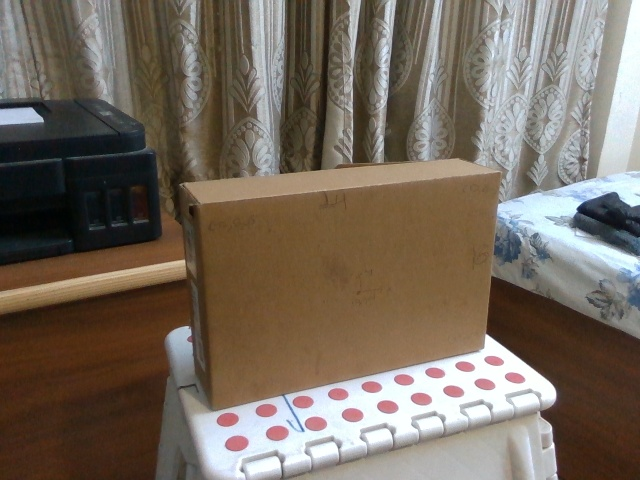
#> input picture surfImages/image100.jpg, 640 x 480 px, found by its file name; its folder holds 4 pictures in this run
$ python demo3.py
#> lines starting #> are read from the running program, lines starting #| are printed output that depends on the picture; after the words box and inside, x2 and y2 are one past the last pixel; in counts of white or black regions, pixels touching at a corner belong together
import cv2
import numpy as np
import os

# Function to detect the four corners of a box (for simplicity, you can manually specify these coordinates)
def get_box_corners(img):
    # For simplicity, manually define the corners of the box in the first image (replace these with actual corner points)
    corners = np.array([(201, 204), (501, 173), (214, 410), (485, 350)], dtype=np.float32)
    return corners

# SIFT detector
sift = cv2.SIFT_create()

# Feature matcher (Brute Force Matcher)
bf = cv2.BFMatcher(cv2.NORM_L2, crossCheck=True)

# Folder path where images are stored
image_folder = r'C:\Users\PC\Desktop\Pnp\PnP\surf\surfImages'

# Generate a list of image filenames
image_files = sorted([f for f in os.listdir(image_folder) if f.endswith('.jpg')])

# Check if there are at least two images
if len(image_files) < 2:
    print("Not enough images for matching!")
    exit()

# Initialize updated_box_corner1 to None
updated_box_corner1 = None


# Loop through image pairs
for i in range(len(image_files) - 1):
    # Load the current pair of images
    img1_path = os.path.join(image_folder, image_files[i])
    img2_path = os.path.join(image_folder, image_files[i + 1])

    img1 = cv2.imread(img1_path)
#> img1 is the input picture: shape (480, 640, 3); mean B, G, R 93.8, 105.9, 117.4
    img2 = cv2.imread(img2_path)
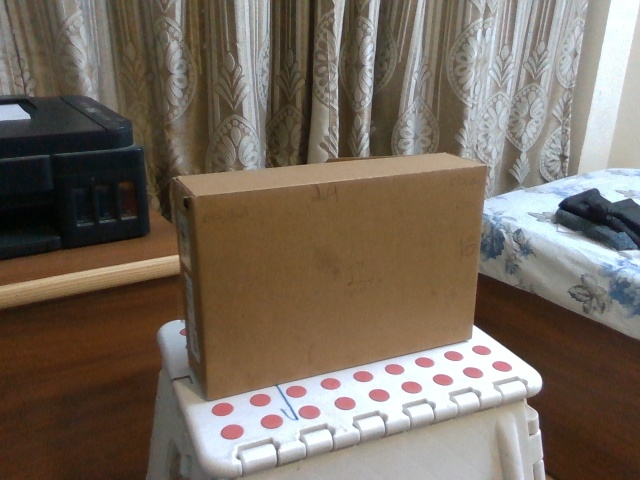
#> input picture surfImages/image101.jpg, 640 x 480 px, found by its file name
#> img2 is the input picture: shape (480, 640, 3); mean B, G, R 95.3, 107, 118.7

    # Check if images are loaded
    if img1 is None or img2 is None:
        print(f"Error loading images: {img1_path} or {img2_path}")
        continue

    # Convert images to grayscale
    img1_gray = cv2.cvtColor(img1, cv2.COLOR_BGR2GRAY)
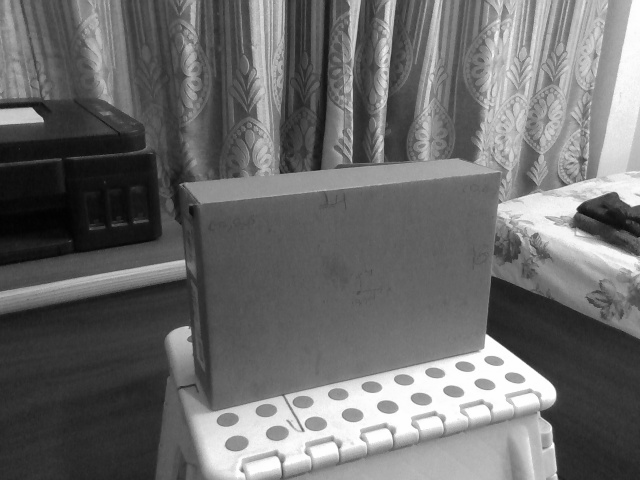
#> img1_gray: shape (480, 640); min 2, max 255, mean 108
    img2_gray = cv2.cvtColor(img2, cv2.COLOR_BGR2GRAY)
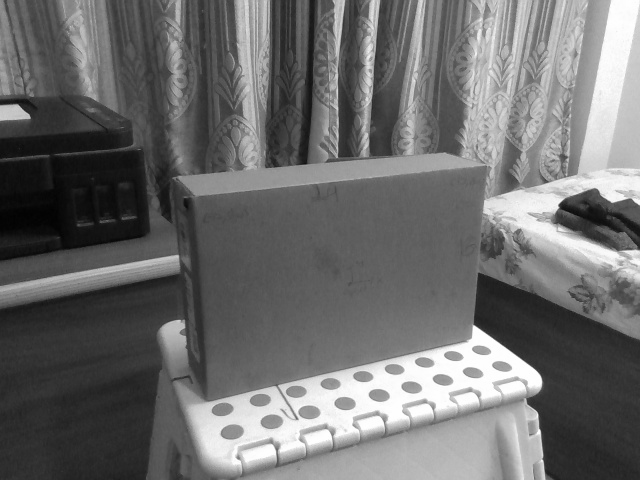
#> img2_gray: shape (480, 640); min 2, max 255, mean 109.1

    # Detect keypoints and descriptors
    keypoints_1, descriptors_1 = sift.detectAndCompute(img1_gray, None)
#> keypoints_1 = 1025 keypoints; strongest (x, y, size): (548, 393, 13.7), (29, 116, 11.9), (492, 346, 11.5), (489, 340, 6.5)
    keypoints_2, descriptors_2 = sift.detectAndCompute(img2_gray, None)
#> keypoints_2 = 1036 keypoints; strongest (x, y, size): (587, 215, 30.4), (534, 380, 13.2), (532, 379, 15.5), (479, 336, 10.9)

    # Match descriptors
    matches = bf.match(descriptors_1, descriptors_2)
#> matches = 632 matches
    matches = sorted(matches, key = lambda x: x.distance)

    # Get the four corners of the box in the first image
    box_corners_img1 = get_box_corners(img1)
#> box_corners_img1 = [[201, 204], [501, 173], [214, 410], [485, 350]]

    # If this is not the first image pair, update the box corners with the previous updated position
    if updated_box_corner1 is not None:
        box_corners_img1 = updated_box_corner1

    # Convert keypoints to their coordinates
    keypoints_1_coords = np.array([kp.pt for kp in keypoints_1], dtype=np.float32)
#> keypoints_1_coords = 1025 pairs, first value 8.31 to 637.1, second value 3.45 to 476.5
    keypoints_2_coords = np.array([kp.pt for kp in keypoints_2], dtype=np.float32)
#> keypoints_2_coords = 1036 pairs, first value 3.88 to 636.6, second value 2.29 to 472

    # Find the corresponding corners in the second image
    corners_img2 = []
    for corner in box_corners_img1:
        distances = np.linalg.norm(keypoints_2_coords - corner, axis=1)
        closest_match_index = np.argmin(distances)
        corners_img2.append(keypoints_2_coords[closest_match_index])
#> this loop made 4 passes
#> (corner, closest_match_index) on passes 1 to 4: ([201, 204], 147), ([501, 173], 645), ([214, 410], 151), ([485, 350], 590)
#> after the loop, corners_img2 = [[199, 185.1], [491.8, 173.2], [208.7, 400.4], [480.9, 350.2]]

    # Shift x-coordinates of corners in the second image by half the width of the second image
    img2_width = img2.shape[1]  # Get width of the second image
#> img2_width = 640
    shifted_corners_img2 = []
    for corner in corners_img2:
        shifted_corner = corner.copy()
        shifted_corner[0] += 0  # Add half the width of the image to the x-coordinate
        shifted_corners_img2.append(shifted_corner)
#> this loop made 4 passes
#> after the loop, shifted_corners_img2 has the same summary as corners_img2

    # Draw the matches on the images with the top 100 matches
    img_matches = cv2.drawMatches(img1, keypoints_1, img2, keypoints_2, matches[:500], None, flags=2)
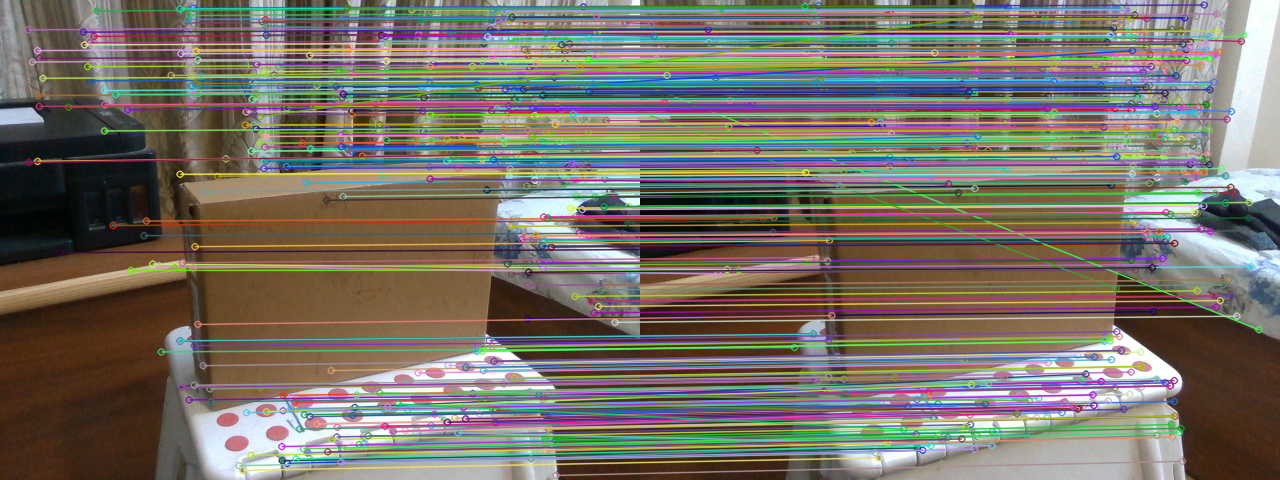
#> img_matches: shape (480, 1280, 3); mean B, G, R 103.4, 113, 119.1

    # Draw the box corners on the first image (img1)
    for i, corner in enumerate(box_corners_img1):
        cv2.circle(img_matches, tuple(corner.astype(int)), 10, (0, 255, 0), 2)  # Green for the box in image 1
#> this loop made 4 passes
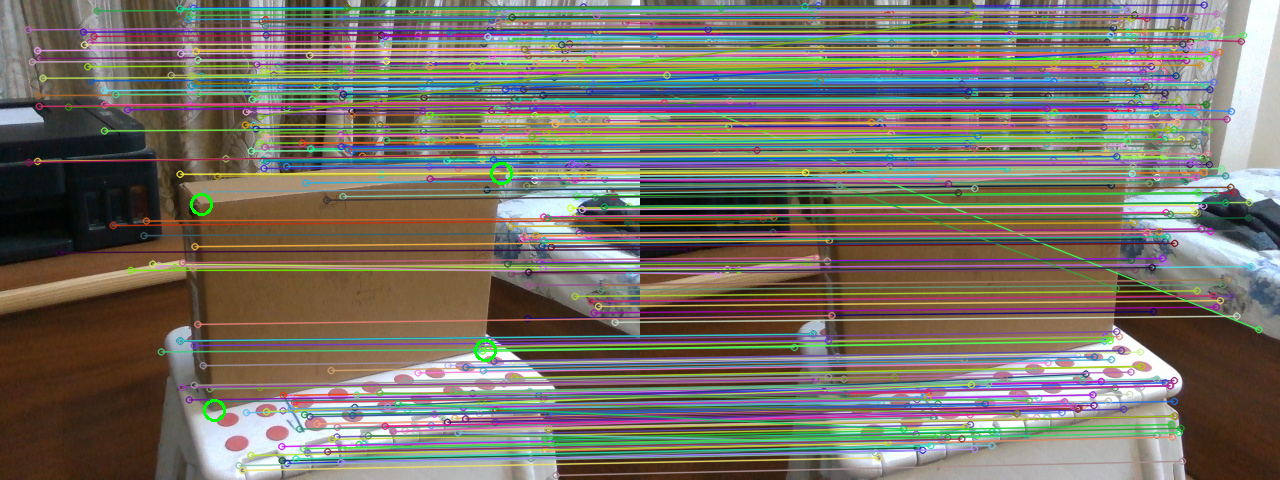
#> img_matches: shape (480, 1280, 3); 0.13% of pixels changed, all inside (x1, y1, x2, y2) = (190, 162, 513, 422)

    # Create separate copies for image1 and image2 to draw the corners
    img1_corners = img1.copy()
    img2_corners = img2.copy()

    # Draw corners on img1 (image 1)
    for corner in box_corners_img1:
        cv2.circle(img1_corners, tuple(corner.astype(int)), 10, (0, 255, 0), 2)  # Green for image 1
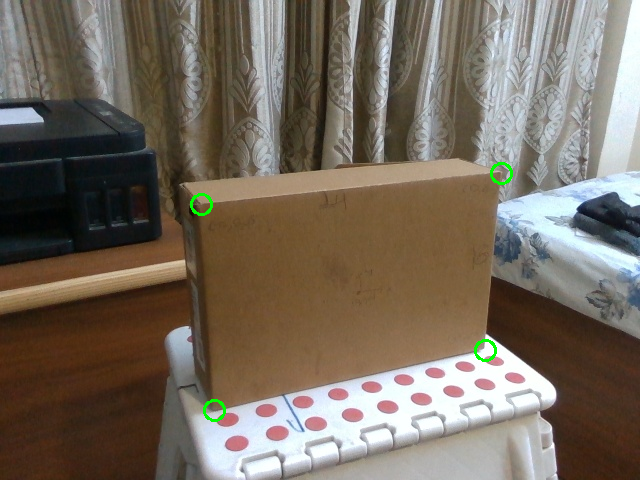
#> img1_corners: shape (480, 640, 3); 0.25% of pixels changed, all inside (x1, y1, x2, y2) = (190, 162, 513, 422)

    # Draw corners on img2 (image 2)
    for corner in shifted_corners_img2:
        cv2.circle(img2_corners, tuple(corner.astype(int)), 10, (0, 0, 255), 2)  # Red for image 2
#> this loop made 4 passes
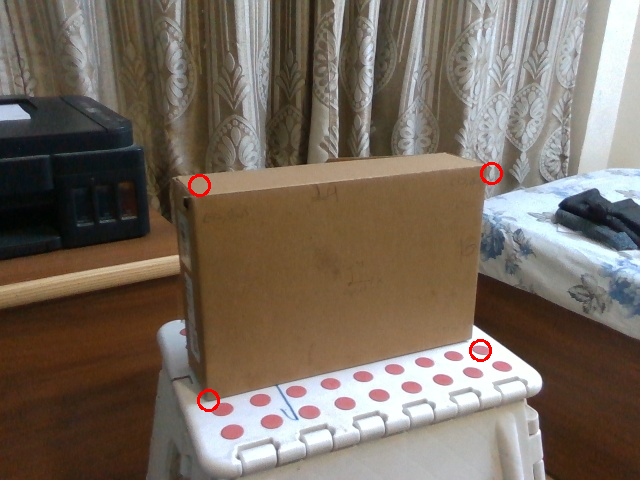
#> img2_corners: shape (480, 640, 3); 0.25% of pixels changed, all inside (x1, y1, x2, y2) = (188, 162, 503, 412)

    # Display the results in separate windows
#> (the run stopped early here; a loop or call above may not have finished)
